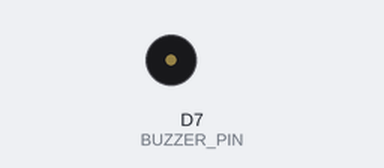
Bench run of a sketch on a simulated ESP8266 (NodeMCU). Shown: buzzer (waves = sounding, pin HIGH).

Above: at 0.65 s.
At 2.2 s:
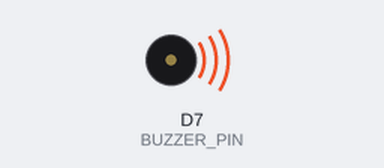
Timing chart, 0 to 5.8 s (numbered marks = the images above):
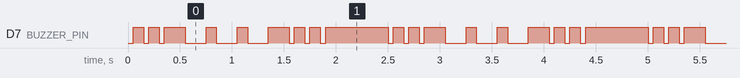

Measured:
- by itself, D7 (BUZZER_PIN): repeats every 2.5 s: LOW 0.05 s, HIGH 0.10 s, LOW 0.05 s, HIGH 0.20 s, 2 × (LOW 0.20 s, HIGH 0.10 s), LOW 0.20 s, HIGH 0.20 s, 2 × (LOW 0.05 s, HIGH 0.10 s), LOW 0.05 s, HIGH 0.60 s, LOW 0.05 s, HIGH 0.10 s
- by itself, everything shown: repeats every 2.5 s, in 10 steps

The sketch:

buzzer.ino
```cpp
#if defined(ESP8266)
#define BUZZER_PIN D7
// #elif defined(ESP32)
// #define RELAY_PIN 13
#endif

void setup() {
  initBuzzer();
}

void loop() {
  sosBuzzer();
  delay(500);

}

void initBuzzer() {
  pinMode(BUZZER_PIN, OUTPUT);
  offBuzzer();
}

void sosBuzzer() {
  for (int i = 1; i <= 3; i++){
    digitalWrite(BUZZER_PIN, LOW); delay(50);
     digitalWrite(BUZZER_PIN, HIGH); delay(100);
  }
  delay(100);
  for (int i = 1; i <= 3; i++){
    digitalWrite(BUZZER_PIN, LOW); delay(200);
     digitalWrite(BUZZER_PIN, HIGH); delay(100);
  }
   delay(100);
  for (int i = 1; i <= 3; i++){
    digitalWrite(BUZZER_PIN, LOW); delay(50);
     digitalWrite(BUZZER_PIN, HIGH); delay(100);
  }
}

void offBuzzer() {
  digitalWrite(BUZZER_PIN, HIGH);
}
```
